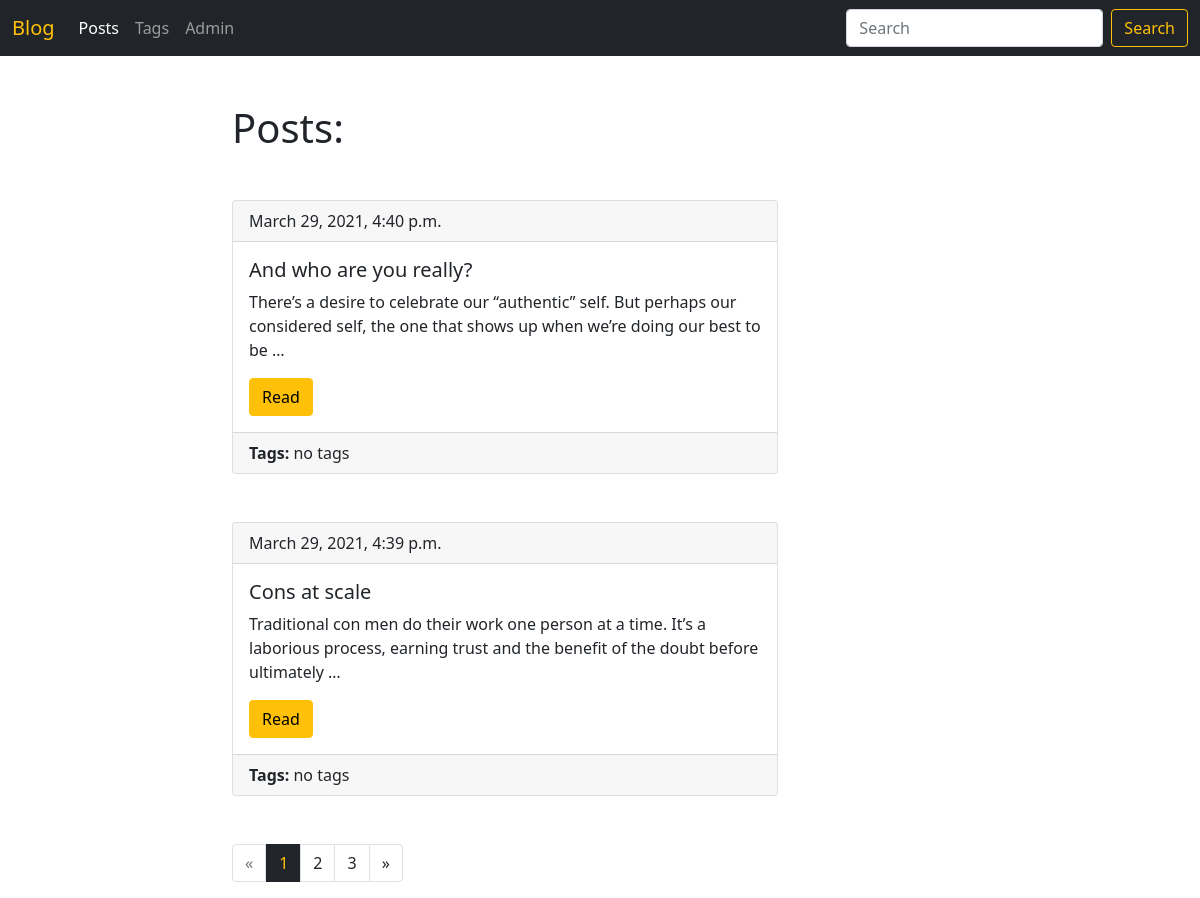
/blog/, run on an earlier commit of the app's database.
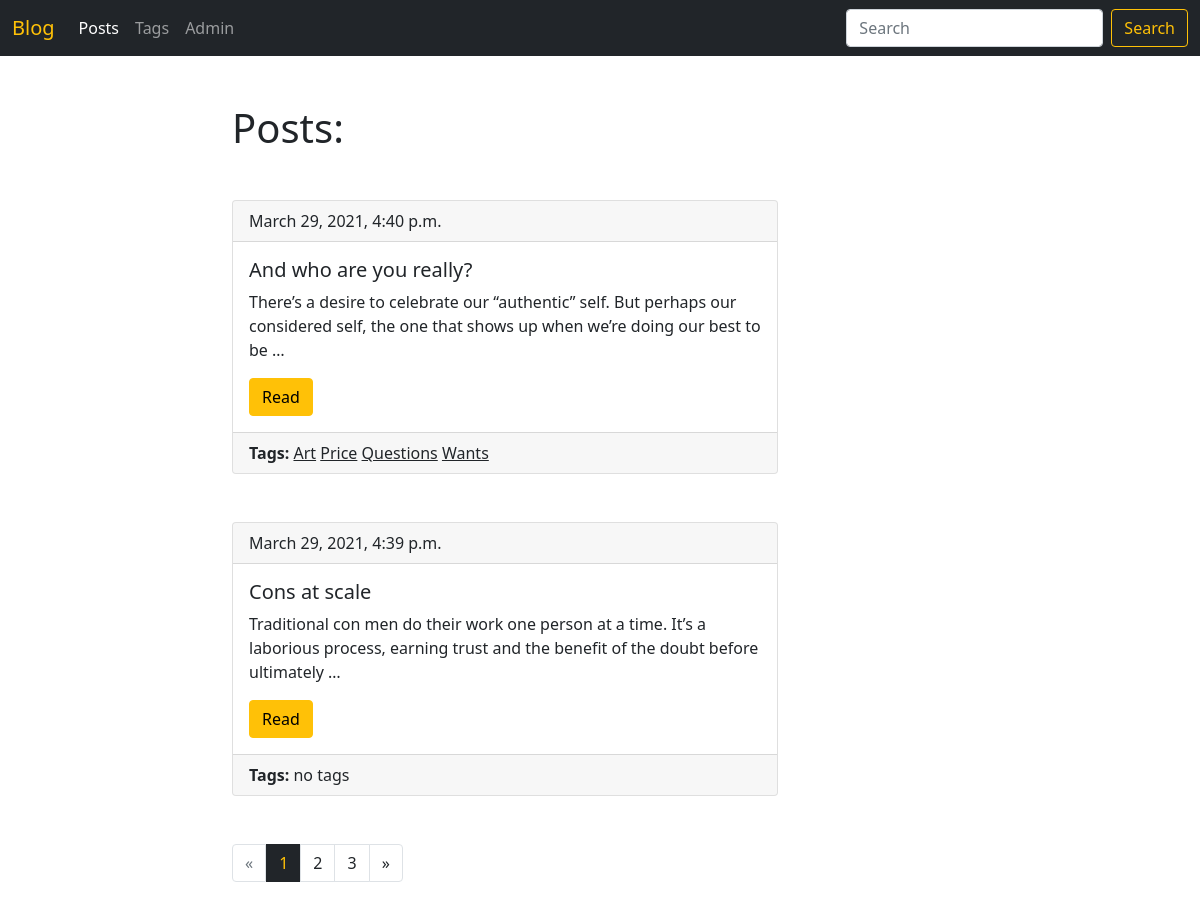
And on a later commit of the database.
### blog/models.py (models this page shows, shortened)
class Post(models.Model):
    title = models.CharField(max_length=150, db_index=True)
    slug = models.SlugField(max_length=150, blank=True, unique=True)
    body = models.TextField(blank=True, db_index=True)
    date_pub = models.DateTimeField(auto_now_add=True)
    tags = models.ManyToManyField('tag', blank=True, related_name='posts')
    def get_absolute_url(self):
        return reverse('post_detail', kwargs={'slug': self.slug})
    class Meta:
        ordering = ['-date_pub']

class Tag(models.Model):
    title = models.CharField(max_length=50)
    slug = models.SlugField(max_length=50, unique=True)
    def get_absolute_url(self):
        return reverse('tag_detail', kwargs={'slug': self.slug})
    class Meta:
        ordering = ['title']

### blog/views.py (the view)
# urls.py: path('', posts_list, name='blog'),
def posts_list(request):
    search_query = request.GET.get('q', '')
    if search_query:
        posts = Post.objects.filter(Q(title__icontains=search_query) | Q(body__icontains=search_query))
    else:
        posts = Post.objects.all()
    paginator = Paginator(posts, 2)
    page_number = request.GET.get('page', 1)
    page = paginator.get_page(page_number)
    is_paginated = page.has_other_pages()
    if page.has_previous():
        previous_url = f'{page.previous_page_number()}'
    else:
        previous_url = ''
    if page.has_next():
        next_url = f'{page.next_page_number()}'
    else:
        next_url = ''
    return render(request, 'blog/post/posts_list.html', context={'posts': page,
                                                                 'is_paginated': is_paginated,
                                                                 'next_url': next_url,
                                                                 'previous_url': previous_url})

### blog/templates/blog/post/posts_list.html (shortened to what this page needs)
{% extends 'blog/base_blog.html' %}
{% block content %}
<h1 class="mb-5">Posts:</h1>
{% for post in posts %}
<div class="card mb-5">
    <div class="card-header">
        {{ post.date_pub }}
    </div>
    <div class="card-body">
        <h5 class="card-title">{{ post.title }}</h5>
        <p class="card-text">{{ post.body|truncatewords:25 }}</p>
        <a href="{{ post.get_absolute_url }}" class="btn btn-warning">Read</a>
    </div>
    <div class="card-footer">
        <b>Tags:</b>
        {% if post.tags.all %}
            {% for tag in post.tags.all %}
                <a href="{{ tag.get_absolute_url }}" class="link-dark">{{ tag.title }}</a>
            {% endfor %}
        {% else %}
            <a class="link-dark" style="text-decoration:none">no tags</a>
        {% endif %}
    </div>
</div>
{% endfor %}
{% endblock %}

### blog/templates/blog/base_blog.html (shortened to what this page needs)
{% extends 'base.html' %}

### blog/templates/base.html (shortened to what this page needs)
<!doctype html>
{% load static %}
<html lang="en">
<head>
    <link href="https://cdn.jsdelivr.net/npm/bootstrap@5.0.0-beta3/dist/css/bootstrap.min.css" rel="stylesheet">
    <link rel="stylesheet" href="{% static 'css/index.css' %}">
</head>
<body>
    <nav class="navbar navbar-expand-lg navbar-dark bg-dark">
        <div class="container-fluid">
            <a class="navbar-brand" href="/" style="color: #ffc107">Blog</a>
            <div class="collapse navbar-collapse" id="navbarSupportedContent">
                <ul class="navbar-nav me-auto mb-2 mb-lg-0">
                    <li class="nav-item">
                        <a class="nav-link active" aria-current="page" href="{% url 'blog' %}">Posts</a>
                    </li>
                    <li class="nav-item">
                        <a class="nav-link" href="{% url 'tags_list' %}">Tags</a>
                    </li>
                    <li class="nav-item">
                        <a class="nav-link" href="/admin">Admin</a>
                    </li>
                </ul>
                <form class="d-flex" action="{% url 'blog' %}">
                    <input class="form-control me-2" type="search" placeholder="Search" aria-label="Search" name="q">
                    <button class="btn btn-outline-warning" type="submit">Search</button>
                </form>
            </div>
        </div>
    </nav>
    <div class="container mt-5">
        <div class="row">
            <div class="col-6 offset-md-2">
                {% block content %}{% endblock %}
                {% if is_paginated %}
                <nav aria-label="Page navigation example">
                    <ul class="pagination">
                        <li class="page-item {% if not previous_url %}disabled{% endif %}">
                            <a class="page-link link-dark" href="{{ previous_url }}" aria-label="Previous">
                                <span aria-hidden="true">&laquo;</span>
                            </a>
                        </li>
                        {% for n in posts.paginator.page_range %}
                        {% if n == posts.number %}
                        <li class="active-page">
                            <a class="active-page-link" href="?page={{ n }}">{{ n }}</a>
                        </li>
                        {% elif n > posts.number|add:-3 and n < posts.number|add:3 %}
                        <li class="page-item">
                            <a class="page-link link-dark" href="?page={{ n }}">{{ n }}</a>
                        </li>
                        {% endif %}
                        {% endfor %}
                        <li class="page-item {% if not next_url %}disabled{% endif %}">
                            <a class="page-link link-dark" href="{{ next_url }}" aria-label="Next">
                                <span aria-hidden="true">&raquo;</span>
                            </a>
                        </li>
                    </ul>
                </nav>
                {% endif %}
            </div>
        </div>
    </div>
</body>
</html>

### static/css/index.css (style rules this page uses)
li.active-page { margin:0; display: flex; padding-left: 0; font-family: var(--bs-font-sans-serif); font-size: 1rem; font-weight: 400; line-height: 1.5; list-style-position: initial; list-style-image: initial; list-style-type: none; text-align: -webkit-match-parent; position: relative; display: block; color: #fff; text-decoration: none; background-color: #212529; border: 1px solid #212529; transition: color .15s ease-in-out,background-color .15s ease-in-out,border-color .15s ease-in-out,box-shadow .15s ease-in-out; padding-top: 0.375rem; padding-right: 0.75rem; padding-bottom: 0.375rem; padding-left: 0.75rem; }
a.active-page-link { color: #ffc107; text-decoration:none; }

What changed in the data, as far as the page shows it:
shown differently, row unchanged: Post "And who are you really?": no longer shows "no tags"
added Tag: title "Art", shown under Post "And who are you really?"
added Tag: title "Price", shown under Post "And who are you really?"
added Tag: title "Questions", shown under Post "And who are you really?"
added Tag: title "Wants", shown under Post "And who are you really?"
